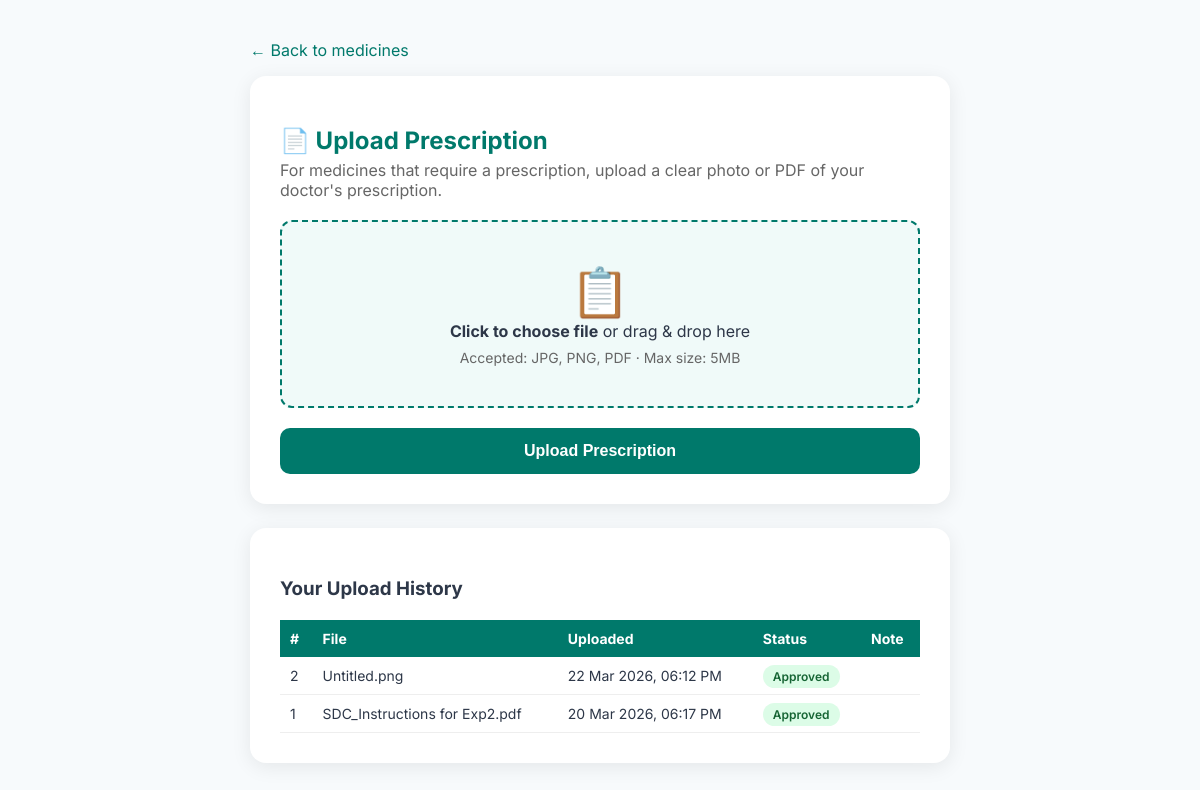
Page /upload_prescription.php (signed in) on the committed database.
### tables this page shows
CREATE TABLE `prescriptions` (
  `id` int(11) NOT NULL,
  `user_id` int(11) NOT NULL,
  `file_path` varchar(255) NOT NULL,
  `original_filename` varchar(255) DEFAULT NULL,
  `status` enum('pending','approved','rejected') DEFAULT 'pending',
  `admin_note` text DEFAULT NULL,
  `uploaded_at` timestamp NOT NULL DEFAULT current_timestamp(),
  `reviewed_at` timestamp NULL DEFAULT NULL,
  `reviewed_by` int(11) DEFAULT NULL
);

### upload_prescription.php (the view, shortened to what this page needs)
<?php
require 'includes/db.php';
$user_id = $_SESSION['user_id'];
$history = $conn->prepare(
    "SELECT id, original_filename, status, admin_note, uploaded_at FROM prescriptions
     WHERE user_id = ? ORDER BY uploaded_at DESC LIMIT 10"
);
$history->bind_param("i", $user_id);
$history->execute();
$rxList = $history->get_result();
?>
<!DOCTYPE html>
<html lang="en">
<head>
    <link rel="stylesheet" href="assets/css/style.css">
</head>
<body>
<div class="upload-container">
    <p><a href="index.php" style="color:#00796b; text-decoration:none;">← Back to medicines</a></p>
    <div class="upload-card">
        <h2>📄 Upload Prescription</h2>
        <p style="color:#666; margin-top:0;">For medicines that require a prescription, upload a clear photo or PDF of your doctor's prescription.</p>
        <form method="POST" enctype="multipart/form-data" id="rx-form" novalidate>
            <div class="drop-zone" onclick="document.getElementById('rx-file').click()">
                <div class="icon">📋</div>
                <label for="rx-file">
                    <strong>Click to choose file</strong> or drag & drop here
                </label>
                <p>Accepted: JPG, PNG, PDF · Max size: 5MB</p>
            </div>
            <button type="submit" class="submit-btn">Upload Prescription</button>
        </form>
    </div>
    <?php if ($rxList->num_rows > 0): ?>
    <div class="upload-card" style="margin-top: 24px;">
        <h3>Your Upload History</h3>
        <table class="rx-table">
            <thead>
                <tr>
                    <th>#</th>
                    <th>File</th>
                    <th>Uploaded</th>
                    <th>Status</th>
                    <th>Note</th>
                </tr>
            </thead>
            <tbody>
            <?php while ($rx = $rxList->fetch_assoc()): ?>
                <tr>
                    <td><?= $rx['id'] ?></td>
                    <td><?= htmlspecialchars($rx['original_filename']) ?></td>
                    <td><?= date('d M Y, h:i A', strtotime($rx['uploaded_at'])) ?></td>
                    <td><span class="badge <?= $rx['status'] ?>"><?= ucfirst($rx['status']) ?></span></td>
                    <td><?= htmlspecialchars($rx['admin_note'] ?? '—') ?></td>
                </tr>
            <?php endwhile; ?>
            </tbody>
        </table>
    </div>
    <?php endif; ?>
</div>
</body>
</html>

### style.css (style rules this page uses)
:root { --primary: #00796b; --accent: #ffb300; --bg: #f7fafc; --dark: #2d3748; }
body { margin: 0; font-family: 'Inter', sans-serif; background: var(--bg); color: var(--dark); }

### upload_prescription.php (style rules this page uses)
.upload-container { max-width: 700px; margin: 40px auto; padding: 0 20px; }
.upload-card { background: white; border-radius: 16px; padding: 30px; box-shadow: 0 4px 20px rgba(0,0,0,0.08); }
.upload-card h2 { color: #00796b; margin-bottom: 5px; }
.drop-zone { border: 2px dashed #00796b; border-radius: 12px; padding: 40px; text-align: center; cursor: pointer; transition: 0.2s; background: #f0faf9; margin: 20px 0; }
.drop-zone label { cursor: pointer; display: block; }
.drop-zone .icon { font-size: 48px; }
.drop-zone p { color: #666; font-size: 14px; margin: 8px 0 0; }
.submit-btn { background: #00796b; color: white; border: none; padding: 14px 30px; border-radius: 10px; font-size: 16px; font-weight: 600; cursor: pointer; width: 100%; }
.rx-table { width: 100%; border-collapse: collapse; margin-top: 20px; font-size: 14px; }
.rx-table th { background: #00796b; color: white; padding: 10px; text-align: left; }
.rx-table td { padding: 10px; border-bottom: 1px solid #eee; }
.badge { padding: 4px 10px; border-radius: 20px; font-size: 12px; font-weight: 600; }
.badge.approved { background: #dcfce7; color: #166534; }

### rows in the picture
prescriptions: id "2", original_filename "Untitled.png", uploaded_at "22 Mar 2026, 06:12 PM", status "Approved"
prescriptions: id "1", original_filename "SDC_Instructions for Exp2.pdf", uploaded_at "20 Mar 2026, 06:17 PM", status "Approved"
